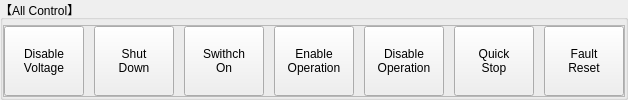
            <widget class="QGroupBox" name="control_all">
             <property name="title">
              <string>【All Control】</string>
             </property>
             <layout class="QVBoxLayout" name="verticalLayout_116" stretch="0">
              <property name="spacing">
               <number>10</number>
              </property>
              <property name="leftMargin">
               <number>0</number>
              </property>
              <property name="topMargin">
               <number>5</number>
              </property>
              <property name="rightMargin">
               <number>0</number>
              </property>
              <property name="bottomMargin">
               <number>0</number>
              </property>
              <item>
               <widget class="QFrame" name="frame_26">
                <property name="frameShape">
                 <enum>QFrame::StyledPanel</enum>
                </property>
                <property name="frameShadow">
                 <enum>QFrame::Raised</enum>
                </property>
                <layout class="QHBoxLayout" name="horizontalLayout_50" stretch="0,0,0,0,0,0,0">
                 <property name="spacing">
                  <number>10</number>
                 </property>
                 <property name="leftMargin">
                  <number>0</number>
                 </property>
                 <property name="topMargin">
                  <number>0</number>
                 </property>
                 <property name="rightMargin">
                  <number>0</number>
                 </property>
                 <property name="bottomMargin">
                  <number>0</number>
                 </property>
                 <item>
                  <widget class="QPushButton" name="disable_voltage_11">
                   <property name="enabled">
                    <bool>true</bool>
                   </property>
                   <property name="sizePolicy">
                    <sizepolicy hsizetype="Minimum" vsizetype="Preferred">
                     <horstretch>0</horstretch>
                     <verstretch>0</verstretch>
                    </sizepolicy>
                   </property>
                   <property name="text">
                    <string>Disable
Voltage</string>
                   </property>
                  </widget>
                 </item>
                 <item>
                  <widget class="QPushButton" name="shut_down_11">
                   <property name="enabled">
                    <bool>true</bool>
                   </property>
                   <property name="sizePolicy">
                    <sizepolicy hsizetype="Minimum" vsizetype="Preferred">
                     <horstretch>0</horstretch>
                     <verstretch>0</verstretch>
                    </sizepolicy>
                   </property>
                   <property name="text">
                    <string>Shut
Down</string>
                   </property>
                  </widget>
                 </item>
                 <item>
                  <widget class="QPushButton" name="switch_on_11">
                   <property name="enabled">
                    <bool>true</bool>
                   </property>
                   <property name="sizePolicy">
                    <sizepolicy hsizetype="Minimum" vsizetype="Preferred">
                     <horstretch>0</horstretch>
                     <verstretch>0</verstretch>
                    </sizepolicy>
                   </property>
                   <property name="text">
                    <string>Swithch
On</string>
                   </property>
                  </widget>
                 </item>
                 <item>
                  <widget class="QPushButton" name="enable_operation_11">
                   <property name="enabled">
                    <bool>true</bool>
                   </property>
                   <property name="sizePolicy">
                    <sizepolicy hsizetype="Minimum" vsizetype="Preferred">
                     <horstretch>0</horstretch>
                     <verstretch>0</verstretch>
                    </sizepolicy>
                   </property>
                   <property name="text">
                    <string>Enable
Operation</string>
                   </property>
                  </widget>
                 </item>
                 <item>
                  <widget class="QPushButton" name="disable_operation_11">
                   <property name="enabled">
                    <bool>true</bool>
                   </property>
                   <property name="sizePolicy">
                    <sizepolicy hsizetype="Minimum" vsizetype="Preferred">
                     <horstretch>0</horstretch>
                     <verstretch>0</verstretch>
                    </sizepolicy>
                   </property>
                   <property name="text">
                    <string>Disable
Operation</string>
                   </property>
                  </widget>
                 </item>
                 <item>
                  <widget class="QPushButton" name="quick_stop_11">
                   <property name="enabled">
                    <bool>true</bool>
                   </property>
                   <property name="sizePolicy">
                    <sizepolicy hsizetype="Minimum" vsizetype="Preferred">
                     <horstretch>0</horstretch>
                     <verstretch>0</verstretch>
                    </sizepolicy>
                   </property>
                   <property name="text">
                    <string>Quick
Stop</string>
                   </property>
                  </widget>
                 </item>
                 <item>
                  <widget class="QPushButton" name="fault_reset_11">
                   <property name="enabled">
                    <bool>true</bool>
                   </property>
                   <property name="sizePolicy">
                    <sizepolicy hsizetype="Minimum" vsizetype="Preferred">
                     <horstretch>0</horstretch>
                     <verstretch>0</verstretch>
                    </sizepolicy>
                   </property>
                   <property name="text">
                    <string>Fault
Reset</string>
                   </property>
                  </widget>
                 </item>
                </layout>
               </widget>
              </item>
             </layout>
            </widget>
